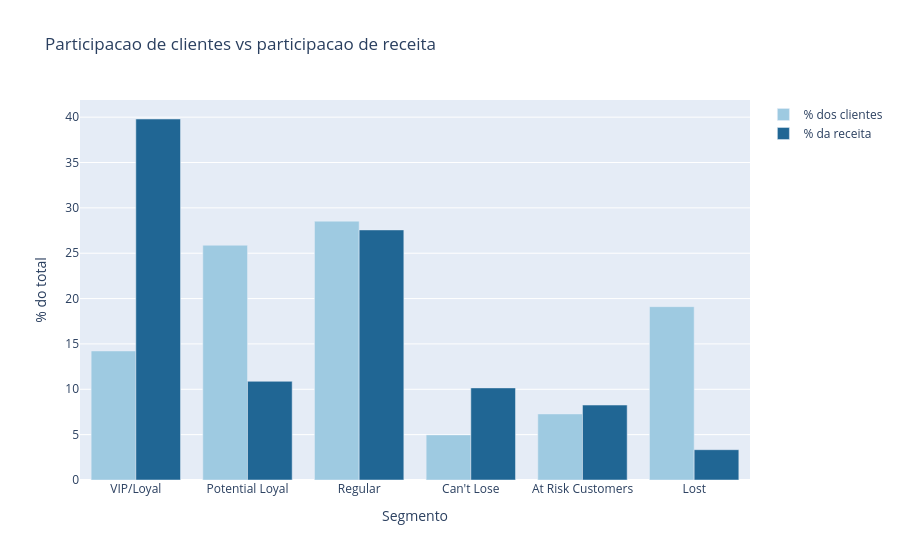

Notebook source saved alongside this figure:
### Markdown cell above
**Explicação do bloco**

- `.value_counts().reindex(ORDEM_SEGMENTOS)` — o `reindex` força a ordem de negócio.
  Sem ele, o eixo sairia ordenado por contagem ou alfabeticamente, e o leitor perderia a
  narrativa "melhor → pior" que a sequência carrega.
- `.reset_index()` seguido de atribuição direta a `.columns` — converte a série em
  dataframe de duas colunas com nomes controlados. A atribuição posicional é usada aqui
  porque o nome que `reset_index()` gera para a coluna de contagem mudou entre versões do
  pandas; renomear por posição torna o código estável independentemente da versão.
- `category_orders={'Segmento': ORDEM_SEGMENTOS}` — reforça a ordem dentro do plotly.
  É redundante com o `reindex` por segurança: o plotly reordena categorias em algumas
  situações e essa é a instrução que ele respeita.
- `text='Clientes'` com `texttemplate='%{text:,}'` — imprime o valor sobre cada barra,
  com separador de milhar. Elimina a necessidade de o leitor estimar a altura contra o
  eixo.
- `marker_line_*` e `opacity` — contorno escuro e leve transparência, o mesmo tratamento
  visual usado nos gráficos desenvolvidos durante a conversa, mantido por consistência.
- Não há condição de destaque por nome de segmento aqui. No código original, um
  `segment == 'Champions'` tentava colorir um segmento que não existia na base — a
  comparação nunca era verdadeira e o destaque nunca aparecia. A cor por categoria
  (`color='Segmento'`) resolve o mesmo objetivo sem depender de string literal.

### Code cell
# --- Grafico 2: participacao de clientes vs participacao de receita ---
comp = perfil.reindex(ORDEM_SEGMENTOS).dropna(subset=['n_clientes'])

fig2 = go.Figure()
fig2.add_trace(go.Bar(x=comp.index.astype(str), y=comp['pct_clientes'],
                      name='% dos clientes', marker_color='rgb(158,202,225)'))
fig2.add_trace(go.Bar(x=comp.index.astype(str), y=comp['pct_receita'],
                      name='% da receita', marker_color='rgb(32,102,148)'))
fig2.update_layout(
    title='Participacao de clientes vs participacao de receita',
    xaxis_title='Segmento', yaxis_title='% do total',
    barmode='group', showlegend=True,
)
fig2.show()

### Figure 1 — Plotly figure (JSON) as saved in the notebook; plotly's stock layout.template omitted (floating-point values rounded to 4 significant figures)
{"data": [{"marker": {"color": "rgb(158,202,225)"}, "name": "% dos clientes", "type": "bar", "x": ["VIP/Loyal", "Potential Loyal", "Regular", "Can't Lose", "At Risk Customers", "Lost"], "y": [14.22, 25.88, 28.53, 4.97, 7.284, 19.11]}, {"marker": {"color": "rgb(32,102,148)"}, "name": "% da receita", "type": "bar", "x": ["VIP/Loyal", "Potential Loyal", "Regular", "Can't Lose", "At Risk Customers", "Lost"], "y": [39.8, 10.88, 27.57, 10.15, 8.262, 3.34]}], "layout": {"barmode": "group", "showlegend": true, "title": {"text": "Participacao de clientes vs participacao de receita"}, "xaxis": {"title": {"text": "Segmento"}}, "yaxis": {"title": {"text": "% do total"}}}}
